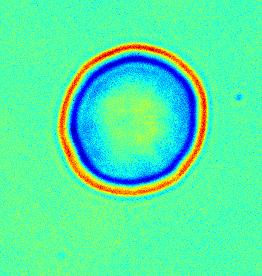
#> input picture debugimage.png, 262 x 276 px
$ python -i contour.py   (imports and definitions only)
#> lines starting #> are read from the running program, lines starting #| are printed output that depends on the picture
#-------------------------------------------------------------------------------
# Name:        CellPathfinder
# Purpose:
#
# Author:      Basilius Sauter
#
# Created:     07.05.2015
# Copyright:   (c) Basilius Sauter 2015
# Licence:     <your licence>
#-------------------------------------------------------------------------------

import traceback
import numpy as np
import scipy.ndimage as nd
import matplotlib.pyplot as plt
from skimage import feature

##DEFAULT_WEIGHT_MATRIX = np.array([
##    [0, 0, 0, 0, 0],
##    [0, 1, 1, 1, 0],
##    [0, 1, 1, 1, 0],
##    [0, 1, 1, 1, 0],
##    [0, 0, 0, 0, 0],
##])

DEFAULT_WEIGHT_MATRIX = np.array([
    [1, 1, 1],
    [1, 1, 1],
    [1, 1, 1],
])

DEFAULT_ALTERNATIVE_WEIGHT_MATRIX = np.array([
    [0, 0, 0, 0, 0],
    [0, 0, 0, 0, 0],
    [0, 0, 1, 0, 0],
    [0, 0, 0, 0, 0],
    [0, 0, 0, 0, 0],
])

class NewContour:
    image = None
    width = None
    height = None

    _contour =[]

    def __init__(self, image):
        self.setMatrix(image)

    def setMatrix(self, image):
        self.image = image
        self.width, self.height = self.image.shape

    # [4 lines left out: function fromPIL, not called in this run]

    fromPIL = staticmethod(fromPIL)

    # [63 lines left out: functions findContour, getContour, not called in this run]

    def calculateDistance(self, p1, p2):
        return np.sqrt((p2[0]-p1[0])**2 + (p2[1]-p1[1])**2)

    # [21 lines left out: function calculateCentroid, not called in this run]


class Contour:
    imageMatrix = None
    width = 0
    height = 0
    weight = None
    contourPath = []

    DIRECTION_UP = 0
    DIRECTION_RIGHT = 1
    DIRECTION_DOWN = 2
    DIRECTION_LEFT = 3

    def __init__(self, imageMatrix):
        self.setMatrix(imageMatrix)
        self.setWeight(DEFAULT_WEIGHT_MATRIX)

    # [13 lines left out: function getContour, not called in this run]

    def calculateDistance(self, p1, p2):
        return np.sqrt((p2[0]-p1[0])**2 + (p2[1]-p1[1])**2)

    # [24 lines left out: function calculateCentroid, not called in this run]

    def setMatrix(self, imageMatrix):
        self.imageMatrix = imageMatrix
        self.width, self.height = self.imageMatrix.shape

    def setWeight(self, weight_matrix, weight_scale = 1):
        # Check matrix dimensions - only odd, square shapes are accepted (and only np.array type)
        if isinstance(weight_matrix, np.ndarray):
            shape = weight_matrix.shape
            if shape[0] != shape[1] or shape[0]%2 == 0:
                raise ValueError("The shape of weight_matrix needs to be uneven and squared (3x3, 5x5, etc), and not (%ix%i)" % shape)
        else:
            raise ValueError("weight_matrix has to be of type %s" % (type(np.ndarray)))
        if isinstance(weight_scale, int) == False:
            raise ValueError("weight_scale has to be of type %s" % (int))

        self.weight = weight_matrix * weight_scale
        self.weightcount = self.calcWeightcount(weight_matrix)

    def calcWeightcount(self, weight_matrix):
        c = 0
        for y in weight_matrix:
            for x in y:
                if x > 0:
                    c+=1
        return c

    # [4 lines left out: function fromPIL, not called in this run]

    fromPIL = staticmethod(fromPIL)

    def applyDoubleSobel(self):
        """ Applies the sobel transformation in y and x direction and takes the absolute
        value. Then it multiplies the result with *-1 to make the biggest gradients
        the darkest colour in order to work with the blackness-contour-detection """
        a = self.imageMatrix
        self.imageMatrix = abs(nd.filters.sobel(a,1)) + abs(nd.filters.sobel(a,0)) + abs(nd.filters.sobel(a,-1)) + abs(nd.filters.sobel(a, -2))
        self.imageMatrix*=-1
        self.imageMatrix+=self.imageMatrix.min()
        #a = nd.rotate(a, 0, mode='constant')
        #self.imageMatrix = feature.canny(a, sigma=3)

    # [191 lines left out: functions findContour, findNextPoint, getDirectionMask, getBlackness, not called in this run]

class NoConvergenceError(Exception):
    pass

class OutOfBoundaryError(Exception):
    pass

class AlternativeContour:
    imageMatrix = None
    width = 0
    height = 0
    weight = None
    contourPath = []

    DIRECTION_UP = 0
    DIRECTION_RIGHT = 1
    DIRECTION_DOWN = 2
    DIRECTION_LEFT = 3

    def __init__(self, imageMatrix):
        self.setMatrix(imageMatrix)
        self.setWeight(DEFAULT_ALTERNATIVE_WEIGHT_MATRIX)

    # [13 lines left out: function getContour, not called in this run]

    def calculateDistance(self, p1, p2):
        return np.sqrt((p2[0]-p1[0])**2 + (p2[1]-p1[1])**2)

    # [24 lines left out: function calculateCentroid, not called in this run]

    def setMatrix(self, imageMatrix):
        self.imageMatrix = imageMatrix
        self.height, self.width = self.imageMatrix.shape

    # [26 lines left out: functions setWeight, calcWeightcount, fromPIL, not called in this run]

    fromPIL = staticmethod(fromPIL)

    # [536 lines left out: functions applyDoubleSobel, shrinkImage, findContour, getDirection, getConnectionType, findNextPoint and 2 more, not called in this run]

class WhiteContour(Contour):
    imageMatrix = None
    width = 0
    height = 0
    weight = None
    contourPath = []

    DIRECTION_UP = 0
    DIRECTION_UPRIGHT = 1
    DIRECTION_RIGHT = 2
    DIRECTION_DOWNRIGHT = 3
    DIRECTION_DOWN = 4
    DIRECTION_DOWNLEFT = 5
    DIRECTION_LEFT = 6
    DIRECTION_UPLEFT = 7

    def __init__(self, imageMatrix):
        self.setMatrix(imageMatrix)
        self.setWeight(DEFAULT_WEIGHT_MATRIX)

    # [6 lines left out: function getContour, not called in this run]

    def setMatrix(self, imageMatrix):
        self.imageMatrix = imageMatrix
        self.width, self.height = self.imageMatrix.shape

    # [228 lines left out: functions findContour, findNextPoint, getDirectionMask, getWhiteness, not called in this run]

>>> import cv2
>>> picture = cv2.imread('debugimage.png', cv2.IMREAD_GRAYSCALE)
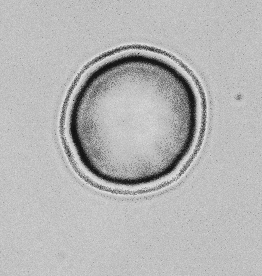
#> picture: shape (276, 262); min 14, max 221, mean 182.2
>>> result = Contour(picture).applyDoubleSobel()
#> in applyDoubleSobel, `self.imageMatrix = abs(nd.filters.sobel(a,1)) + abs(nd.filters.sobel(a..`:
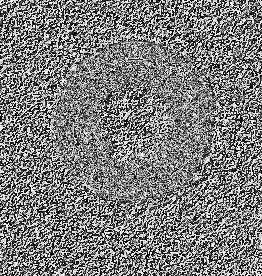
#> self.imageMatrix: shape (276, 262); min 0, max 252, mean 124.8
#> (the run stopped early here; a loop or call above may not have finished)
